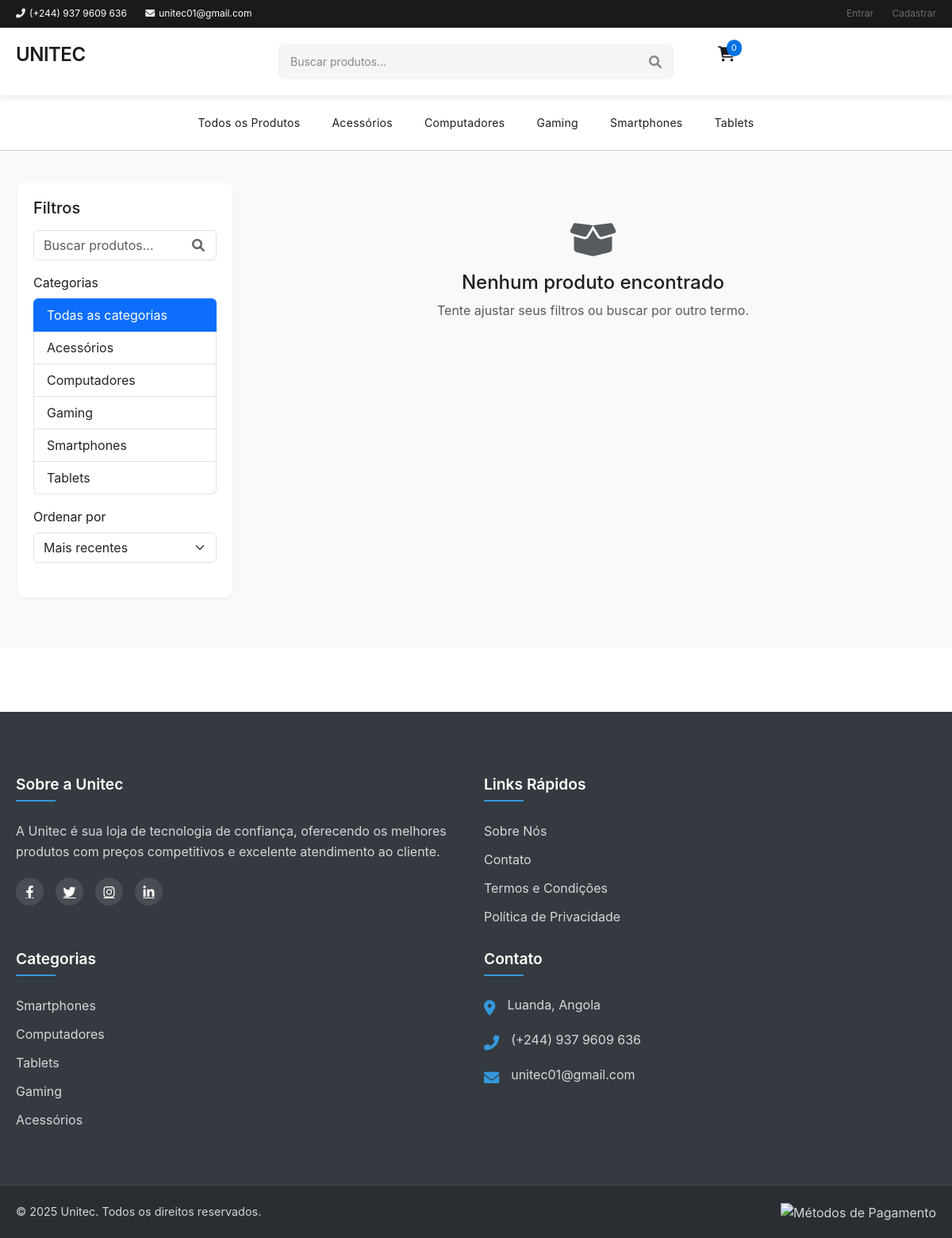
/produtos.php, run on the app's committed database.
### tables this page shows
CREATE TABLE categorias (
    id INT PRIMARY KEY AUTO_INCREMENT,
    nome VARCHAR(50) NOT NULL,
    slug VARCHAR(50) NOT NULL UNIQUE,
    descricao TEXT,
    icone VARCHAR(50),
    categoria_pai_id INT,
    status BOOLEAN DEFAULT TRUE,
    data_criacao TIMESTAMP DEFAULT CURRENT_TIMESTAMP,
    FOREIGN KEY (categoria_pai_id) REFERENCES categorias(id) ON DELETE SET NULL
);

### produtos.php (the view, shortened to what this page needs)
<?php
require_once "config/database.php";
$categoria_id = isset($_GET['categoria']) ? (int)$_GET['categoria'] : null;
$busca = isset($_GET['busca']) ? trim($_GET['busca']) : '';
$ordem = isset($_GET['ordem']) ? $_GET['ordem'] : 'recente';
$pagina = isset($_GET['pagina']) ? (int)$_GET['pagina'] : 1;
$itens_por_pagina = 12;
$sql = "SELECT p.*, c.nome as categoria_nome,
        (SELECT caminho_imagem FROM imagens_produtos WHERE produto_id = p.id AND imagem_principal = 1 LIMIT 1) as imagem
        FROM produtos p
        LEFT JOIN categorias c ON p.categoria_id = c.id
        WHERE p.status = 1";
$params = [];
switch ($ordem) {
    default:
        $sql .= " ORDER BY p.data_criacao DESC";
}
$stmt_categorias = $conn->query("SELECT * FROM categorias WHERE status = 1 ORDER BY nome");
$categorias = $stmt_categorias->fetchAll();
$offset = ($pagina - 1) * $itens_por_pagina;
$sql .= " LIMIT :offset, :limit";
$params[':offset'] = (int)$offset;
$params[':limit'] = (int)$itens_por_pagina;
$stmt = $conn->prepare($sql);
foreach ($params as $key => $value) {
    $stmt->bindValue($key, $value, PDO::PARAM_INT);
}
$stmt->execute();
$produtos = $stmt->fetchAll();
?>
<!DOCTYPE html>
<html lang="pt-BR">
<head>
    <link href="https://cdn.jsdelivr.net/npm/bootstrap@5.3.0/dist/css/bootstrap.min.css" rel="stylesheet">
    <link rel="stylesheet" href="https://cdnjs.cloudflare.com/ajax/libs/font-awesome/6.0.0/css/all.min.css">
    <link rel="stylesheet" href="assets/css/style.css">
</head>
<body>
    <?php include 'includes/header.php'; ?>
    <div class="products-section">
        <div class="container">
            <div class="row">
                <div class="col-lg-3 mb-4">
                    <div class="filter-sidebar">
                        <h5 class="mb-3">Filtros</h5>
                        <form action="" method="GET" class="mb-4">
                            <div class="search-box">
                                <input type="text" class="form-control" name="busca"
                                       placeholder="Buscar produtos..." value="<?php echo htmlspecialchars($busca); ?>">
                                <i class="fas fa-search"></i>
                            </div>
                            <div class="mt-3">
                                <label class="form-label">Categorias</label>
                                <div class="list-group">
                                    <a href="?<?php echo http_build_query(array_merge($_GET, ['categoria' => null])); ?>"
                                       class="list-group-item list-group-item-action <?php echo !$categoria_id ? 'active' : ''; ?>">
                                        Todas as categorias
                                    </a>
                                    <?php foreach ($categorias as $cat): ?>
                                        <a href="?<?php echo http_build_query(array_merge($_GET, ['categoria' => $cat['id']])); ?>"
                                           class="list-group-item list-group-item-action <?php echo $categoria_id == $cat['id'] ? 'active' : ''; ?>">
                                            <?php echo htmlspecialchars($cat['nome']); ?>
                                        </a>
                                    <?php endforeach; ?>
                                </div>
                            </div>
                            <div class="mt-3">
                                <label class="form-label">Ordenar por</label>
                                <select class="form-select" name="ordem" onchange="this.form.submit()">
                                    <option value="recente" <?php echo $ordem == 'recente' ? 'selected' : ''; ?>>Mais recentes</option>
                                </select>
                            </div>
                        </form>
                    </div>
                </div>
                <div class="col-lg-9">
                    <?php if (empty($produtos)): ?>
                        <div class="text-center py-5">
                            <i class="fas fa-box-open fa-3x text-muted mb-3"></i>
                            <h4>Nenhum produto encontrado</h4>
                            <p class="text-muted">Tente ajustar seus filtros ou buscar por outro termo.</p>
                        </div>
                    <?php endif; ?>
                </div>
            </div>
        </div>
    </div>
    <?php include 'includes/footer.php'; ?>
</body>
</html>

### includes/header.php (shortened to what this page needs)
<div class="top-bar">
    <div class="container">
        <div class="row">
            <div class="col-md-6">
                <div class="top-bar-info">
                    <span><i class="fas fa-phone-alt"></i>(+244) 937 9609 636</span>
                    <span><i class="fas fa-envelope"></i>unitec01@gmail.com</span>
                </div>
            </div>
            <div class="col-md-6">
                <div class="top-bar-links">
                    <?php if (isset($_SESSION['usuario_id'])): ?>
                        <span>
                            <i class="fas fa-user"></i>
                            Olá, <?php echo htmlspecialchars($_SESSION['usuario_nome']); ?>
                        </span>
                        <a href="perfil.php">Meu Perfil</a>
                        <a href="logout.php">Sair</a>
                    <?php else: ?>
                        <a href="login.php">Entrar</a>
                        <a href="cadastro.php">Cadastrar</a>
                    <?php endif; ?>
                </div>
            </div>
        </div>
    </div>
</div>
<header class="main-header">
    <div class="container">
        <div class="row">
            <div class="col-md-3">
                <a href="index.php" class="logo">
                    <h1 class="logo-text">UNITEC</h1>
                </a>
            </div>
            <div class="col-md-6">
                <form class="search-form">
                    <input type="text" placeholder="Buscar produtos...">
                    <button type="submit">
                        <i class="fas fa-search"></i>
                    </button>
                </form>
            </div>
            <div class="col-md-3">
                <div class="user-menu">
                    <a href="carrinho.php" class="cart-icon">
                        <i class="fas fa-shopping-cart"></i>
                        <span class="cart-count">0</span>
                    </a>
                </div>
            </div>
        </div>
    </div>
</header>
<nav class="categories-nav">
    <div class="container">
        <ul class="categories-menu">
            <li><a href="produtos.php">Todos os Produtos</a></li>
            <?php
            $sql = "SELECT * FROM categorias WHERE status = 1 ORDER BY nome LIMIT 6";
            $stmt = $conn->query($sql);
            while ($categoria = $stmt->fetch()) {
                echo '<li><a href="produtos.php?categoria=' . $categoria['id'] . '">' .
                     htmlspecialchars($categoria['nome']) . '</a></li>';
            }
            ?>
        </ul>
    </div>
</nav>

### assets/css/style.css (style rules this page uses)
:root { --primary-color: #2c3e50; --secondary-color: #3498db; --text-color: #2c3e50; --light-gray: #f8f9fa; --dark-gray: #343a40; --logo-uni-color: #2c3e50; --logo-tec-color: #2c2c2c; --hover-color: #3498db; --categories-bg: #2c2c2c; --menu-text-color: #ffffff; --top-bar-bg: #1a1a1a; }
.logo { text-decoration: none; display: inline-block; }
.logo-text { font-size: 2rem; font-weight: 700; letter-spacing: 1px; text-transform: uppercase; position: relative; display: inline-block; transition: all 0.3s ease; }
.top-bar a, .categories-menu a { position: relative; text-decoration: none; padding: 0.5rem 0; }
.top-bar a::after, .categories-menu a::after { content: ''; position: absolute; width: 0; height: 2px; bottom: 0; left: 0; background-color: var(--hover-color); transition: width 0.3s ease; }
.top-bar { background-color: #1a1a1a !important; font-size: 0.9rem; border-bottom: 1px solid rgba(255,255,255,0.1); padding: 0.5rem 0; color: var(--menu-text-color); position: relative; z-index: 1000; }
.top-bar .container { position: relative; z-index: 1001; }
.top-bar-info { color: var(--menu-text-color); }
.top-bar-info span { margin-right: 1.5rem; color: var(--menu-text-color); }
.top-bar-info i { color: var(--menu-text-color); opacity: 0.9; }
.top-bar-links { color: var(--menu-text-color); }
.top-bar-links a { color: var(--menu-text-color); text-decoration: none; transition: color 0.3s ease; }
.top-bar a { color: white; transition: color 0.3s ease; }
.categories-nav { background: var(--categories-bg); padding: 0.75rem 0; border-top: 1px solid rgba(255,255,255,0.05); border-bottom: 1px solid rgba(255,255,255,0.05); box-shadow: 0 2px 4px rgba(0,0,0,0.1); }
.categories-menu { display: flex; justify-content: space-between; padding: 0; margin: 0; list-style: none; }
.categories-menu li { position: relative; }
.categories-menu a { color: var(--menu-text-color); padding: 0.5rem 1rem; display: block; transition: all 0.3s ease; font-weight: 500; letter-spacing: 0.3px; text-decoration: none; }
body { font-family: 'Segoe UI', Tahoma, Geneva, Verdana, sans-serif; color: var(--text-color); }
.main-header { box-shadow: 0 2px 10px rgba(0,0,0,0.1); }
.cart-count { position: absolute; top: -8px; right: -8px; background: var(--accent-color); color: white; border-radius: 50%; padding: 0.2rem 0.5rem; font-size: 0.8rem; }
.fa-shopping-cart { font-size: 1.2rem; }

### produtos.php (style rules this page uses)
.products-section { padding: 40px 0; background: #f8f9fa; }
.filter-sidebar { background: white; border-radius: 10px; padding: 20px; box-shadow: 0 2px 4px rgba(0,0,0,0.05); }
.search-box { position: relative; }
.search-box input { padding-right: 40px; }
.search-box i { position: absolute; right: 15px; top: 50%; transform: translateY(-50%); color: #666; }

### data on the page
categorias: nome "Acessórios"
categorias: nome "Computadores"
categorias: nome "Gaming"
categorias: nome "Smartphones"
categorias: nome "Tablets"
